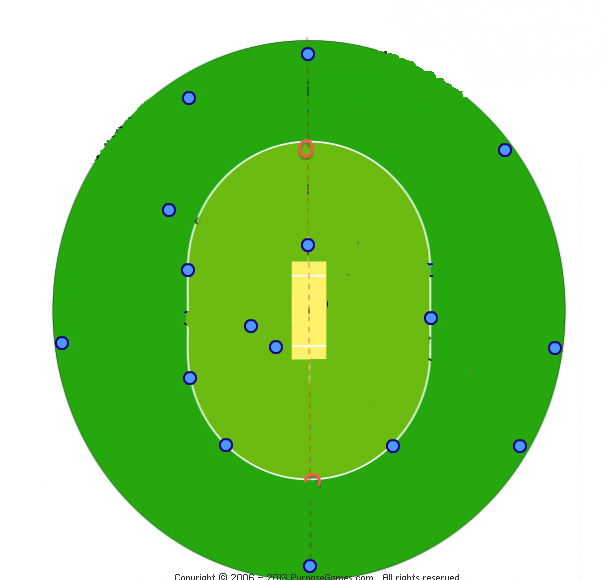
#> input picture fielders.png, 605 x 580 px
$ python convex_hull_analysis.py
#> lines starting #> are read from the running program, lines starting #| are printed output that depends on the picture
import numpy as np
import matplotlib.pyplot as plt
from scipy.spatial import ConvexHull
import cv2

# Given fielder positions (x, y coordinates)
fielders = np.array([
    [307, 564], [246, 324], [58, 338],
    [303, 51], [187, 97], [502, 148],
    [554, 346], [519, 446]
])

# Load cricket field background image
field_image_path = "fielders.png"  # ✅ Update with your correct image file
field_img = cv2.imread(field_image_path)
#> field_img is the input picture: shape (580, 605, 3); mean B, G, R 108.1, 203.6, 135.1

# Convert from BGR to RGB (Matplotlib uses RGB format)
if field_img is not None:
    field_img = cv2.cvtColor(field_img, cv2.COLOR_BGR2RGB)
else:
    print("⚠️ Error: Image 'fielders.png' not found!")

# Compute Convex Hull
hull = ConvexHull(fielders)

# Plot the field with the image as background
fig, ax = plt.subplots(figsize=(6,6))
ax.set_title("Convex Hull of Fielders")

# Display cricket field image
if field_img is not None:
    ax.imshow(field_img, extent=[0, 600, 600, 0])  # ✅ Adjust extent based on image size

# Plot fielder positions
plt.scatter(fielders[:, 0], fielders[:, 1], color='blue', s=50, label="Fielders")

# Draw Convex Hull boundary
for simplex in hull.simplices:
    plt.plot(fielders[simplex, 0], fielders[simplex, 1], 'r-', linewidth=2)

# Labels and Legends
plt.legend()
plt.xlabel("X Position")
plt.ylabel("Y Position")

# Show the plot
plt.show()
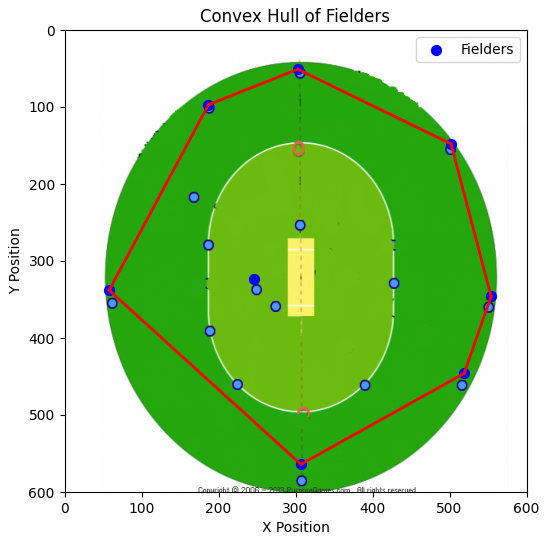
#> figure drawn by matplotlib, 1 panel
